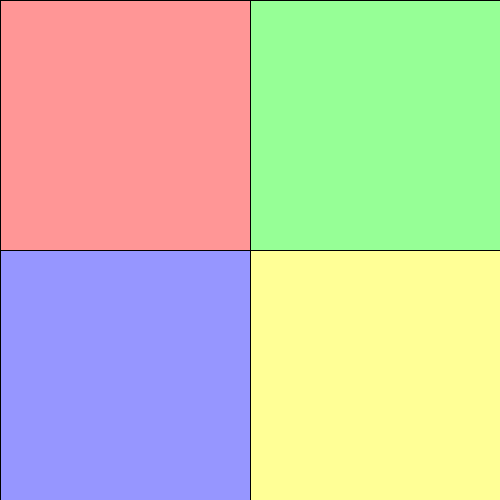
Frame 1 (no input)
Frame 60 (the mouse pressed at the canvas centre just before this capture): identical to frame 1, image omitted
Frame 120 (the mouse held since frame 60 and released just before this capture): identical to frame 1, image omitted

The Processing sketch that drew this single still picture (run headless with seeded random() and noise(); from frame 60 on, the mouse is pressed at the canvas centre):

// Processing sketch: processing_20312
// ── processing_20312.pde

//set global variables
float r = 0;
float g = 0;
float b = 0;
boolean button = false;
boolean flashred = false;
boolean flashgreen = false;
boolean flashblue = false;
boolean flashyellow = false;
boolean redpress = false;
boolean greenpress = false;
boolean bluepress = false;
boolean yellowpress = false;


void setup () {
  size (500, 500);
  frameRate(30);
}


void draw () {
  
  //greenpress = false;
  //redpress = false;
  //bluepress = false;
  //yellowpress = false;
  background (r, g, b);
  fill(255,150,150);
  rect(0, 0, width/2, height/2);
  fill(150,255,150);
  rect(width/2, 0, width/2, height/2);
  fill(150,150,255);
  rect(0, height/2, width/2, height/2);
  fill(255,255,150);
  rect(width/2, height/2, width/2, height/2);
  

//upper right - green
if (mouseX > width/2 && mouseY < height/2 && mousePressed) {
  //fill(0,255,0);
  //rect(width/2, 0, width/2, height/2);
  flashgreen = true;
  greenpress = true;

}

//upper left - red
else if (mouseX < width/2 && mouseY < height/2 && mousePressed) {
  
  //fill(255,0,0);
  //rect(0, 0, width/2, height/2);
  flashred = true;
  redpress = true;
}

//lower left - blue
else if (mouseX < width/2 && mouseY > height/2 && mousePressed) {
  
  //fill(0,0,255);
  //rect(0, height/2, width/2, height/2);
  flashblue = true;
  bluepress = true;
 
}

//lower right - yellow
else if (mouseX > width/2 && mouseY > height/2 && mousePressed) {
  
  //fill(255,255,0);
  //rect(width/2, height/2, width/2, height/2);
  flashyellow = true;
  yellowpress = true;
  
}

if (flashgreen) {
  
  fill(0,255,0);
  rect(width/2, 0, width/2, height/2);
  flashgreen = false;
  
  
}

else if (flashred) {
  
  fill(255,0,0);
  rect(0, 0, width/2, height/2);   
  flashred = false;
  
}

else if (flashblue) {
  
  fill(0,0,255);
  rect(0, height/2, width/2, height/2);
  flashblue = false;
    
}

else if (flashyellow) {
  
  
  fill(255,255,0);
  rect(width/2, height/2, width/2, height/2);
  flashyellow = false;

}


}


void step1() {
  
  flashred = true;
  if (redpress) {
   
   println("Correct");
   redpress = false;
   
   
   
   
    
  } 

}      
